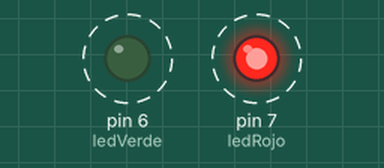
Recording of a sketch running on a simulated Arduino Uno, built with avr-gcc and run on an emulated ATmega328P. Shown: output pins drawn as LEDs (lit = HIGH). Dashed ring = blinking.

Above: at 0.2 s.
Timing chart, 0 to 3.0 s (numbered marks = the images above):
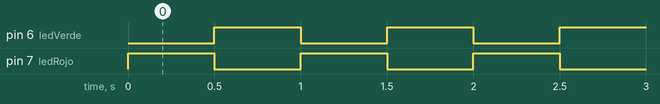

Measured:
- by itself, pin 6 (ledVerde), pin 7 (ledRojo): alternates HIGH for 0.50 s and LOW for 0.50 s

The sketch:

ejercicio1.ino
```cpp
/*
 * Primer ejercicio del taller de Iniciación a Arduino
 *
 * Programado por Josemanu, basado en ejemplo Blink
 *
 * -Vamos a crear 2 variables de tipo entero y en ellas
 * guardaremos los numeros de los ledes que vamos a utilizar
 * -Definiremos los pines conectados a los ledes como
 * salidas en el setup()
 * -En el loop() definiremos dos estados en los que un
 * led esta encendido y el otro apagado, estos estados
 * duraran un tiempo en milisegundos que establecemos
 * con la funcion delay()
 */

int ledRojo = 7;
int ledVerde = 6;

void setup()
{ // establecemos los pines que usamos como salidas
  pinMode(ledRojo, OUTPUT);
  pinMode(ledVerde, OUTPUT);
}
void loop()
{ // primer estado
  digitalWrite(ledRojo, HIGH);
  digitalWrite(ledVerde, LOW);
  delay(500);
  // segundo estado
  digitalWrite(ledRojo, LOW);
  digitalWrite(ledVerde, HIGH);
  delay(500);
}

/*
 * Es tu turno de experimentar:
 * -puedes cambiar los numeros de los ledes y
 * hacer que sean otros los que se encienden y
 * se apagan.
 * -puedes añadir mas ledes, recuerda que primero hay
 * que definir una variable para guardar su numero de pin,
 * luego hay que establecerlo como salida en el setup()
 * y por ultimo lo enciendes o lo apagas en el loop()
 * -puedes añadir más estados, juega a hacer un juego de luces
 * encendiendo ledes y apagandolos, cada estado termina con un
 * delay() que es el tiempo que ese estado estara visible
 * -puedes jugar con los tiempos de las funciones delay(),
 * cuanto mas pequeño sea el tiempo mas rapido parpadeara pero
 * cuidado!! si es demasiado rapido no podras verlo
 *
 * Cuando hayas terminado haz un "guardar como", asi tendras
 * el ejercicio basico y tambien tu creacion
 */
```
